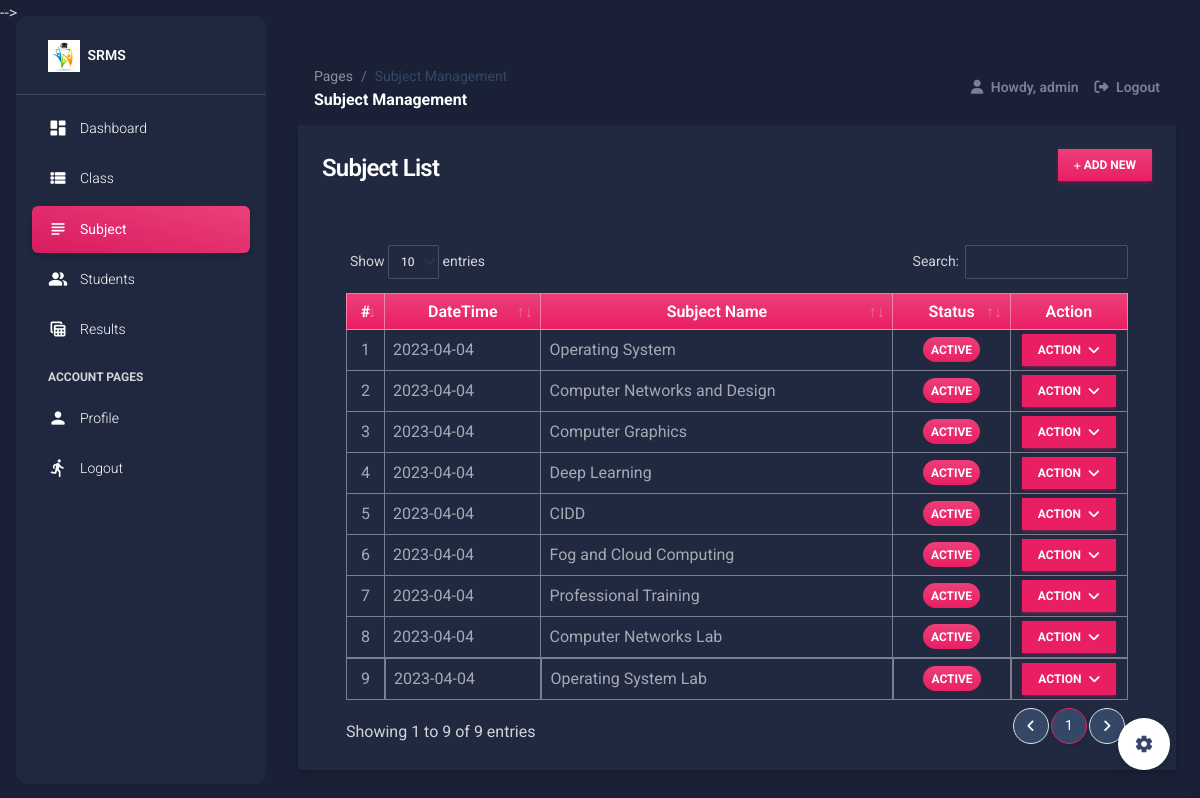
Screenshot of /subject_mgt (signed in) with the database file from the repository.
### srmsApp/models.py (models this page shows, shortened)
class Subject(models.Model):
    name = models.CharField(max_length=250)
    status = models.CharField(max_length=2, choices=(('1','Active'),('2','Inactive')), default = 1)
    date_created = models.DateTimeField(default=timezone.now)
    date_updated = models.DateTimeField(auto_now=True)

### srmsApp/views.py (the view)
# urls.py: path('subject_mgt', views.subject_mgt,name="subject-page"),
@login_required
def subject_mgt(request):
    context['page'] = 'subject_mgt'
    context['page_title'] = 'Subject Management'
    subjects = models.Subject.objects.all()
    context['subjects'] = subjects
    return render(request,'subject_mgt.html',context)

### srmsApp/forms.py (shortened to what this page needs)
class UpdateProfile(UserChangeForm):
    username = forms.CharField(max_length=250,help_text="The Username field is required.")
    email = forms.EmailField(max_length=250,help_text="The Email field is required.")
    first_name = forms.CharField(max_length=250,help_text="The First Name field is required.")
    last_name = forms.CharField(max_length=250,help_text="The Last Name field is required.")
    current_password = forms.CharField(max_length=250)
    class Meta:
        model = User
        fields = ('email', 'username','first_name', 'last_name')

### srmsApp/templates/subject_mgt.html (shortened to what this page needs)
{% extends 'layouts/base.html' %} {% load humanize %} {% block content %}
<div class="container-fluid">
    <div class="col-lg-12 col-md-12 col-sm-12 col-xs-12">
        <div class="card card-default rounded-0 shadow ">
            <div class="card-header">
                <div class="d-flex w-100 align-items-center justify-content-between">
                    <h4 class="card-title fw-bold">Subject List</h4>
                    <div class="tools">
                        <button type="button" class="btn btn-primary rounded-0 bg-gradient btn-sm" id='add_new'><i class="fa fa-plus"></i> Add New</button>
                    </div>
                </div>
            </div>
            <div class="card-body">
                <div class="container-fluid">
                    <table class="table table-bordered" id="subject-list">
                        <colgroup>
                            <col width="5%">
                            <col width="20%">
                            <col width="45%">
                            <col width="15%">
                            <col width="15%">
                        </colgroup>
                        <thead>
                            <tr class="bg-gradient bg-primary bg-opacity-50 text-light">
                                <th class="px-2 py-2 text-center">#</th>
                                <th class="px-2 py-2 text-center">DateTime</th>
                                <th class="px-2 py-2 text-center">Subject Name</th>
                                <th class="px-2 py-2 text-center">Status</th>
                                <th class="px-2 py-2 text-center">Action</th>
                            </tr>
                        </thead>
                        <tbody>
                            {% for subject in subjects %}
                            <tr>
                                <td class="px-2 py-1 align-middle text-center">{{ forloop.counter }}</td>
                                <td class="px-2 py-1 align-middle">{{ subject.date_created|date:"Y-m-d" }}</td>
                                <td class="px-2 py-1 align-middle">{{ subject.name }}</td>
                                <td class="px-1 py-1 align-middle text-center">
                                    {% if subject.status == '1' %}
                                    <span class="badge bg-primary bg-gradient rounded-pill px-2">Active</span> {% else %}
                                    <span class="badge bg-secondary bg-gradient rounded-pill px-2">Inactive</span> {% endif %}
                                </td>
                                <td class="px-2 py-1 align-middle text-center">
                                    <div class="dropdown">
                                        <button class="btn btn-primary btn-sm mb-0 rounded-0 dropdown-toggle" type="button" id="actionBtn-{{ subject.pk }}" data-bs-toggle="dropdown" aria-expanded="false">
                                        Action
                                        </button>
                                    </div>
                                </td>
                            </tr>
                            {% endfor %}
                        </tbody>
                    </table>
                </div>
            </div>
        </div>
    </div>
</div>
{% endblock content %}

### srmsApp/templates/includes/navigation.html (shortened to what this page needs)
    <nav class="navbar navbar-main navbar-expand-lg px-0 mx-4 shadow-none border-radius-xl position-sticky mt-4 top-1 z-index-sticky" id="navbarBlur" navbar-scroll="true">
      <div class="container-fluid py-1 px-3">
        <nav aria-label="breadcrumb">
          <ol class="breadcrumb bg-transparent mb-0 pb-0 pt-1 px-0 me-sm-6 me-5">
            <li class="breadcrumb-item text-sm"><a class="opacity-5 text-dark" href="javascript:;">Pages</a></li>
            <li class="breadcrumb-item text-sm text-dark active" aria-current="page">{{ page_title }}</li>
          </ol>
          <h6 class="font-weight-bolder mb-0">{{ page_title }}</h6>
        </nav>
        <div class="collapse navbar-collapse mt-sm-0 mt-2 me-md-0 me-sm-4" id="navbar">
          <ul class="navbar-nav  justify-content-end">
            <li class="nav-item d-flex align-items-center">
              <a href="" class="nav-link text-body font-weight-bold px-3">
                <i class="fa fa-user me-sm-1"></i>
                  Howdy, {{ user.username }}
              </a>
            </li>
            <li class="nav-item d-flex align-items-center">
              <a href="{% url 'logout' %}" class="nav-link text-body font-weight-bold px-0">
                <i class="fa fa-sign-out me-sm-1"></i>
                <span class="d-sm-inline d-none">Logout</span>
              </a>
            </li>
          </ul>
        </div>
      </div>
    </nav>

### static/default/css/style.css (style rules this page uses)
html, body { height: 100%; width: 100%; max-height: 100%; overflow: auto; display: flex; flex-direction: column; }
.dark-version .table tbody tr:last-child td { border-width: 1px !important; }

### rows the page displays
Subject: date_created "2023-04-04", name "Operating System", status "ACTIVE"
Subject: date_created "2023-04-04", name "Computer Networks and Design", status "ACTIVE"
Subject: date_created "2023-04-04", name "Computer Graphics", status "ACTIVE"
Subject: date_created "2023-04-04", name "Deep Learning", status "ACTIVE"
Subject: date_created "2023-04-04", name "CIDD", status "ACTIVE"
Subject: date_created "2023-04-04", name "Fog and Cloud Computing", status "ACTIVE"
Subject: date_created "2023-04-04", name "Professional Training", status "ACTIVE"
Subject: date_created "2023-04-04", name "Computer Networks Lab", status "ACTIVE"
Subject: date_created "2023-04-04", name "Operating System Lab", status "ACTIVE"

### other values shown
{{ short_name }} "SRMS"
{{ page_title }} "Subject Management"
{{ user.username }} "admin"
